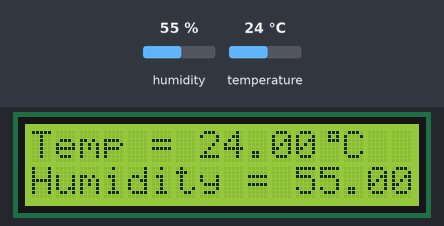
Recording of a sketch running on a simulated Arduino Uno, built with avr-gcc and run on an emulated ATmega328P. On the bench: 16×2 character LCD. Inputs (shaded band) come from the test bench; at power-on: humidity 55 %, temperature 24 °C.

Above: at 1.2 s.
1.3 s: humidity set to 22 %
At 2.8 s:
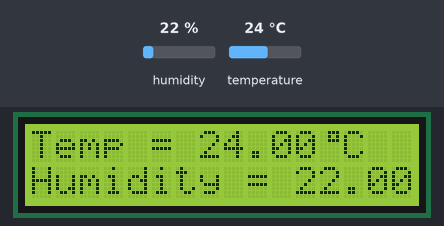
3.1 s: temperature set to 12 °C
At 4.4 s:
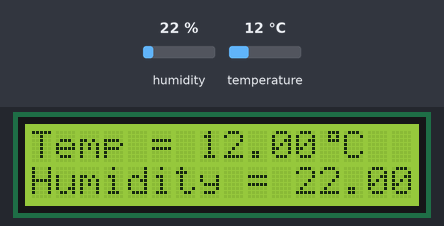
4.7 s: humidity set to 40 %
At 5.9 s:
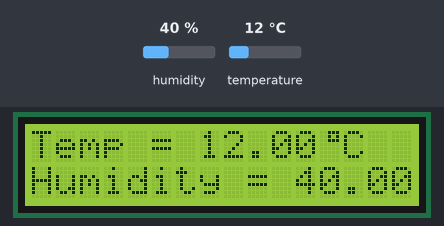
6.2 s: temperature set to 19 °C
At 7.6 s:
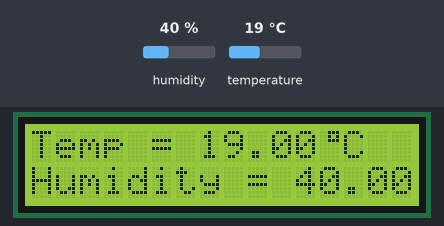
Timing chart, 0 to 8.8 s (numbered marks = the images above; inputs shaded):
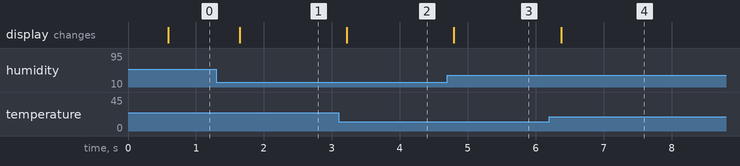

The sketch:

DHT11-ajn.ino
```cpp
#include <LiquidCrystal.h>
#include <dht11.h>
#define DHT11PIN 13
LiquidCrystal lcd(12, 11, 5, 4, 3, 2);

dht11 DHT11;

byte degree_symbol[8] =
              {
                0b00111,
                0b00101,
                0b00111,
                0b00000,
                0b00000,
                0b00000,
                0b00000,
                0b00000
              };

void setup() {
  lcd.begin(16, 2);
  lcd.print("Temp = ");
  lcd.setCursor(0,1);
  lcd.print("Humidity = ");
  lcd.createChar(1, degree_symbol);
  lcd.setCursor(12,0);
  lcd.write(1);
  lcd.print("C");
  lcd.setCursor(13,1);
  lcd.print("%");
}

void loop() {
  delay(500);
  int chk = DHT11.read(DHT11PIN);
  lcd.setCursor(7, 0);
  lcd.print((float)DHT11.temperature, 2);
  lcd.setCursor(11, 1);
  lcd.print((float)DHT11.humidity, 2);
 }
```

Measured:
- after the input at 1.3 s, the display: changes after 0.34 s (image 1)
- after the input at 3.1 s, the display: changes after 0.12 s (image 2)
- after the input at 4.7 s, the display: changes after 0.10 s (image 3)
- after the input at 6.2 s, the display: changes after 0.17 s (image 4)
